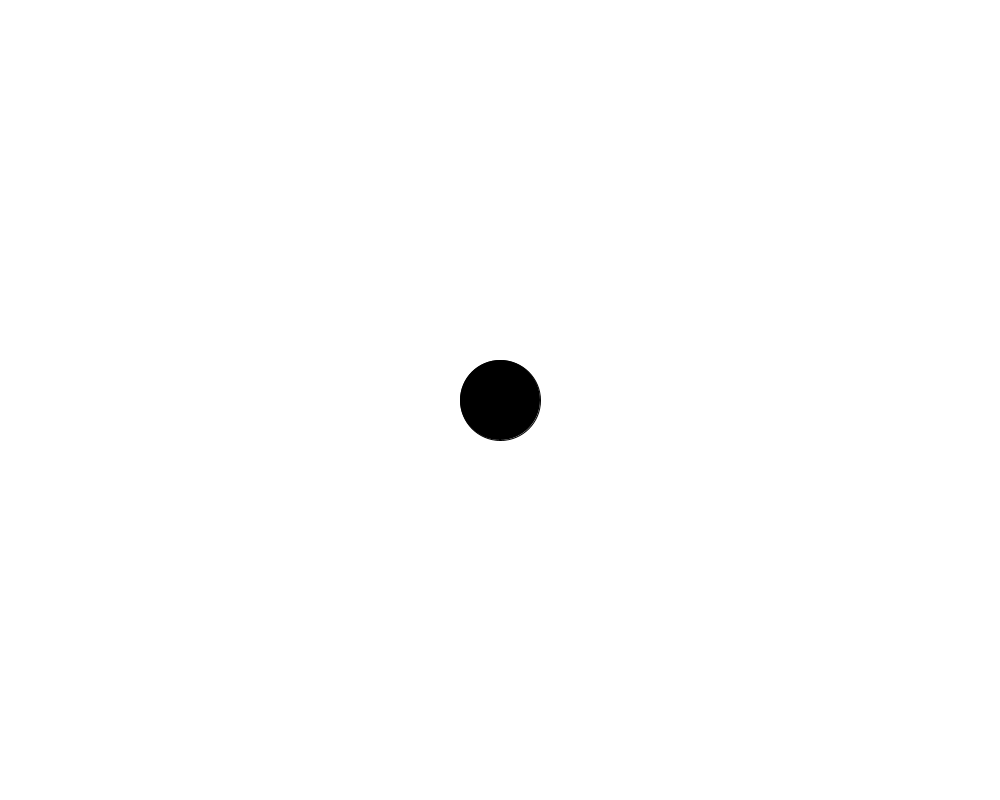
Frame 1 (no input)
Frame 60 (the mouse pressed at the canvas centre just before this capture): identical to frame 1, image omitted
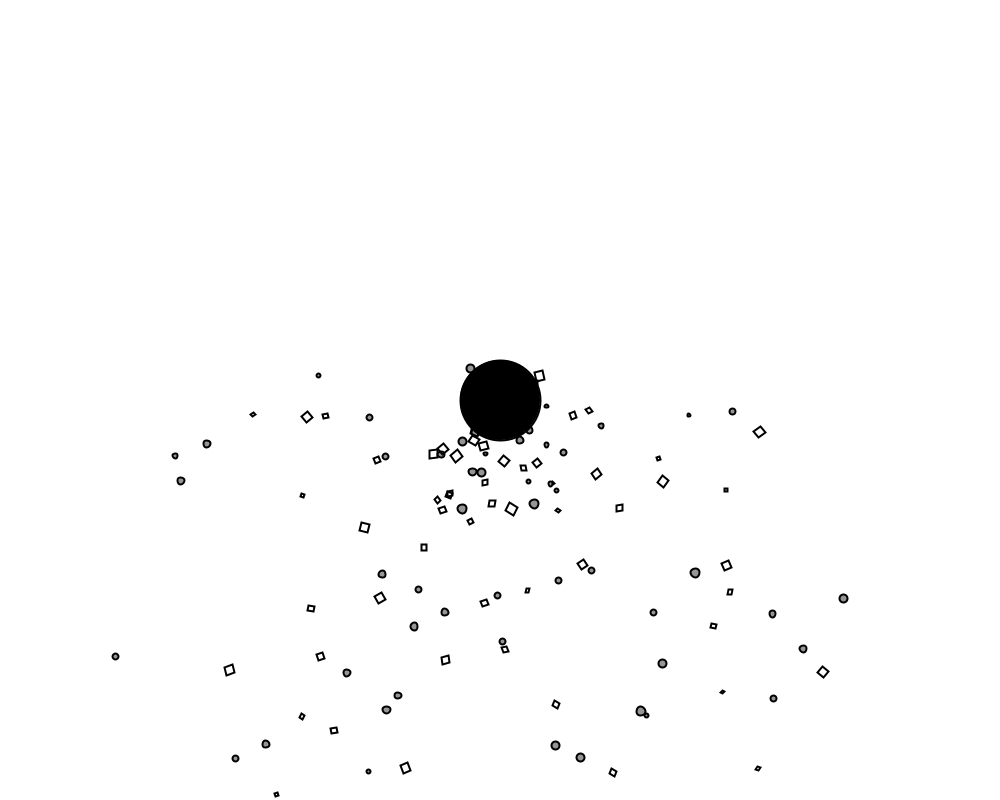
Frame 120 (the mouse held since frame 60 and released just before this capture)

The Processing sketch that drew these frames (run headless with seeded random() and noise(); from frame 60 on, the mouse is pressed at the canvas centre):

// Processing sketch: The_extendParticalSystem
// ── The_extendParticalSystem.pde
int time;
SystemController controller;
void setup()
{
  size(1000,800);
  controller = new SystemController();
  Data.Edge = new PVector(width,height);
  Data.gravity = new  PVector(0,0.2);
  Attacker.StartUp();
}

void draw()
{
  background(255);
  controller.display();
  DrawAttracker();
  /*time++;
  println(time);
  */
}

void mousePressed()
{
  PVector mouse = new PVector(mouseX,mouseY);
  controller.AddSystem(mouse);
}

void DrawAttracker()
{
  //strokeWeight(8);
  fill(0);
  ellipse(Attacker.location.x,Attacker.location.y,Attacker.r,Attacker.r);
  noFill();
}
// ── Attacker.pde
static class Attacker
{
  static PVector location;
  static float r;
  static void StartUp()
  {
    location = new PVector(Data.Edge.x/2,Data.Edge.y/2);
    r = 80;
  }
  
  static PVector CountForce(PVector locan)
  {
    PVector direction = PVector.sub(location,locan);
    float distance = direction.mag();
    if(distance<120)
    distance = 15;
    else
    distance = direction.mag();
    float x = 1/(distance*distance);
    PVector f = PVector.mult(direction,-x);
    return f;
  }
  
}
// ── CirPartical.pde
class CirPartical extends partical
{
  float r;
  
  CirPartical(PVector loca)
  {
    super(loca);
    r = random(3,9);
  }
  
  void display()
  {
    strokeWeight(2);
    fill(150,lifeSpan);
    ellipse(location.x,location.y,r,r);
    noFill();
  }
}
// ── CubePartical.pde
class CubePartical extends partical
{
  float angle;
  float angleSpeed;
  float angleAcceleration;
  float r;
  
  CubePartical(PVector locan)
  {
     super(locan);
     angle = 0;
     angleSpeed = random(0.1,0.3);
    
     r = random(3,9);
  }
  
  void display()
  {
    strokeWeight(2);
    angle +=angleSpeed;
    pushMatrix();
    translate(location.x,location.y);
    rotate(angle);
    rect(0,0,r,r);
    popMatrix();  
  }
}
// ── Data.pde
static class Data
{
  static PVector Edge;
  static PVector gravity;
}
// ── ParticalSystem.pde
class ParticalSystem
{
  PVector location;
  ArrayList<partical> particals;
  ParticalSystem(PVector locan)
  {
    location = locan.get();
    particals = new ArrayList<partical>();
  }
  
  void AddPartial()
  {
    for(int i=0;i<3;i++)
    {
       float p = random(1);
       if(p<0.5)
       particals.add(new CirPartical(location));
       else
       particals.add(new CubePartical(location));
    }
  }
  
  void  display()
  {
    for(int i = 0;i<particals.size();i++)
    {
       partical p = particals.get(i);
       p.applyForce(Data.gravity);
       p.applyForce(Attacker.CountForce(p.location));
       p.update();
       p.display();
       if(p.isDead())
       {
        particals.remove(i);
        i--;
       }
    }
    AddPartial();
  }
}
// ── SystemController.pde
class SystemController
{
  ArrayList<ParticalSystem> systems;

  SystemController()
  {
    systems = new ArrayList<ParticalSystem>();
  }

  void AddSystem(PVector locan)
  {
    systems.add(new ParticalSystem(locan));
  }
  
  void display()
  {
    for(int i =0;i<systems.size();i++)
    {
       ParticalSystem node = systems.get(i);
       node.display();
    }
  }
}
// ── partical.pde
class partical
{
  
  PVector location;
  PVector velocity;
  PVector acceleration;
  float lifeSpan;
  
  partical(PVector loa)
  {
    location = loa.get();
    velocity = new PVector(random(-3,3),random(-3,3));
    acceleration = new PVector();
    lifeSpan = 800;
  }
  
  void update()
  {
    velocity.add(acceleration);
    location.add(velocity);
    acceleration.mult(0);
    lifeSpan -=5;
  }
  
  void applyForce(PVector force)
  {
    PVector f = force.get();
    acceleration.add(f);
  }
  
  void display()
  {
    
  }
  
  boolean isDead()
  {
     if(lifeSpan<=0)
     {
        return true;   
     }
     if(location.x>Data.Edge.x+4||location.x<-4)
     {
        return true; 
     }
     if(location.y>Data.Edge.y+4||location.y<-4)
     {
        return true; 
     }
     return false;
  }
}
